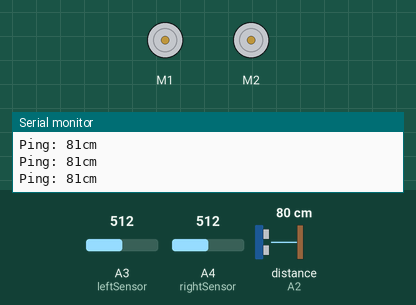
Bench run of a sketch on a simulated Arduino Uno, built with avr-gcc and run on an emulated ATmega328P. Parts: 2 × DC motor (green arrow = forward, orange = backward, longer = faster), the last lines printed to the serial monitor. The inputs (shaded band) are chosen by the test bench; at power-on: distance to the obstacle (sensor on A2) 80 cm, A3 (leftSensor) = 512, A4 (rightSensor) = 512. The echo pulse lasts 58.3 µs per cm.

Above: at 1.2 s.
1.3 s: distance to the obstacle (sensor on A2) set to 33 cm
2.8 s: distance to the obstacle (sensor on A2) set to 26 cm
At 4.2 s:
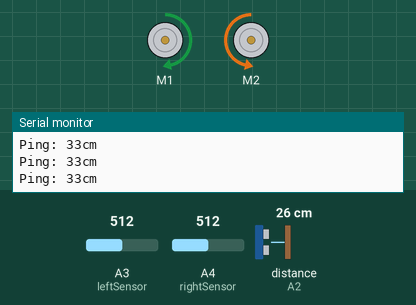
5.8 s: distance to the obstacle (sensor on A2) set to 35 cm
At 6.4 s:
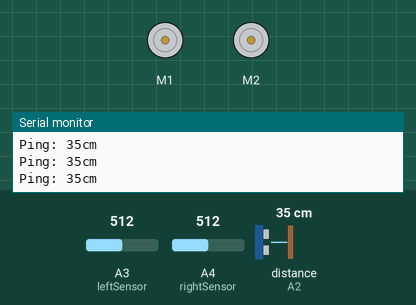
7.6 s: distance to the obstacle (sensor on A2) set to 2 cm
At 10.4 s:
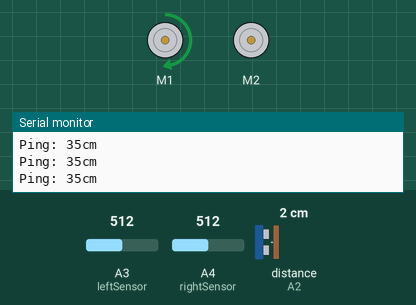
Timing chart, 0 to 11.6 s (numbered marks = the images above; inputs shaded):
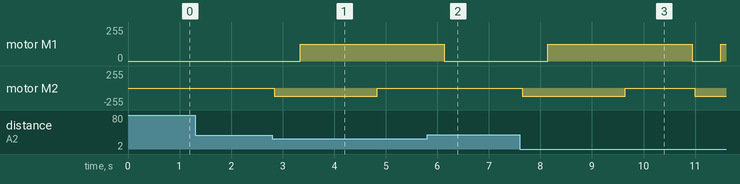

The sketch:

script.ino
```cpp
/*
 * Warhacks 2020
 * Project by: Joel, Xen, Jennifer and Kamyar
 * Tech boyz
 */


#include <NewPing.h>
#include <AFMotor.h>


AF_DCMotor left_motor(1);
AF_DCMotor right_motor(2);

int leftSensor = A3;
int rightSensor = A4;

//sensor setup
// get analog sensor values (0 - 1023)


#define TRIGGER_PIN  A1
#define ECHO_PIN     A2
#define MAX_DISTANCE 200

NewPing sonar(TRIGGER_PIN, ECHO_PIN, MAX_DISTANCE);

void setup() {

  Serial.begin(9600);
  //wheels speed
  left_motor.setSpeed(125);
  right_motor.setSpeed(125);

  left_motor.run(RELEASE);
  right_motor.run(RELEASE);
}

void loop() {
  // put your main code here, to run repeatedly:
  delay(50);
    int count = 0;
    int leftValue = analogRead(leftSensor);
    int rightValue = analogRead(rightSensor);

//    Serial.print("left = ");
//    Serial.println(leftValue);
//
//    // print right value
//    Serial.print("right = ");
//    Serial.println(rightValue);

     if( leftValue < 450 && rightValue <450 )
     {
      runForward();
     }

    else if( rightValue > 600 )
    {
      turnRight();
    }

    else if(leftValue >600)
    {
      turnLeft();
    }

    if(sonar.ping_cm() < 30 && count == 0 && sonar.ping_cm() != 0)
   {
    turnLeft2sec();
    runForward1sec();
    turnRight2sec();
    count++;
   }


    Serial.print("Ping: ");
    Serial.print(sonar.ping_cm()); // Send ping, get distance in cm and print result (0 = outside set distance range)
    Serial.println("cm");


}

void runForward(){
  // set motor direction (FORWARD / BACKWARD)
    left_motor.run(FORWARD);
    right_motor.run(BACKWARD);
}

void runBackward(){
  // set motor direction (FORWARD / BACKWARD)
    left_motor.run(BACKWARD);
    right_motor.run(FORWARD);
}

void runBackward1sec(){
  // set motor direction (FORWARD / BACKWARD)
    left_motor.run(BACKWARD);
    right_motor.run(FORWARD);
    delay(1000);

     left_motor.run(RELEASE);
    right_motor.run(RELEASE);
}

void turnLeft(){
    left_motor.run(RELEASE);
    right_motor.run(BACKWARD);
}

void turnLeft2sec(){
    left_motor.run(RELEASE);
    right_motor.run(BACKWARD);
    delay(500);

left_motor.run(RELEASE);
right_motor.run(RELEASE);
}

void runForward1sec(){
  // set motor direction (FORWARD / BACKWARD)
    left_motor.run(FORWARD);
    right_motor.run(BACKWARD);
delay(1500);

    left_motor.run(RELEASE);
    right_motor.run(RELEASE);

}
void turnRight2sec(){
    left_motor.run(FORWARD);
    right_motor.run(RELEASE);
    delay(1300);
 left_motor.run(RELEASE);
right_motor.run(RELEASE);

}


void turnRight(){
    left_motor.run(FORWARD);
    right_motor.run(RELEASE);
}
```

Measured:
- the behaviour switches between 30 and 29 cm on distance to the obstacle (sensor on A2) (found by bisection; images 0 and 1)
- after the input at 2.8 s, motor M1: stopped → forward 125/255 after 0.54 s; motor M2: stopped → backward 125/255 at once, → stopped 2.0 s later
- after the input at 5.8 s, motor M1: goes on until 6.1 s, then stays stopped; motor M2: stays stopped (without the input it goes to backward 125/255 after 0.39 s)
- after the input at 7.6 s, motor M1: stopped → forward 125/255 after 0.54 s, → stopped 2.8 s later, → forward 125/255 0.55 s later; motor M2: stopped → backward 125/255 at once, → stopped 2.0 s later, → backward 125/255 1.4 s later
